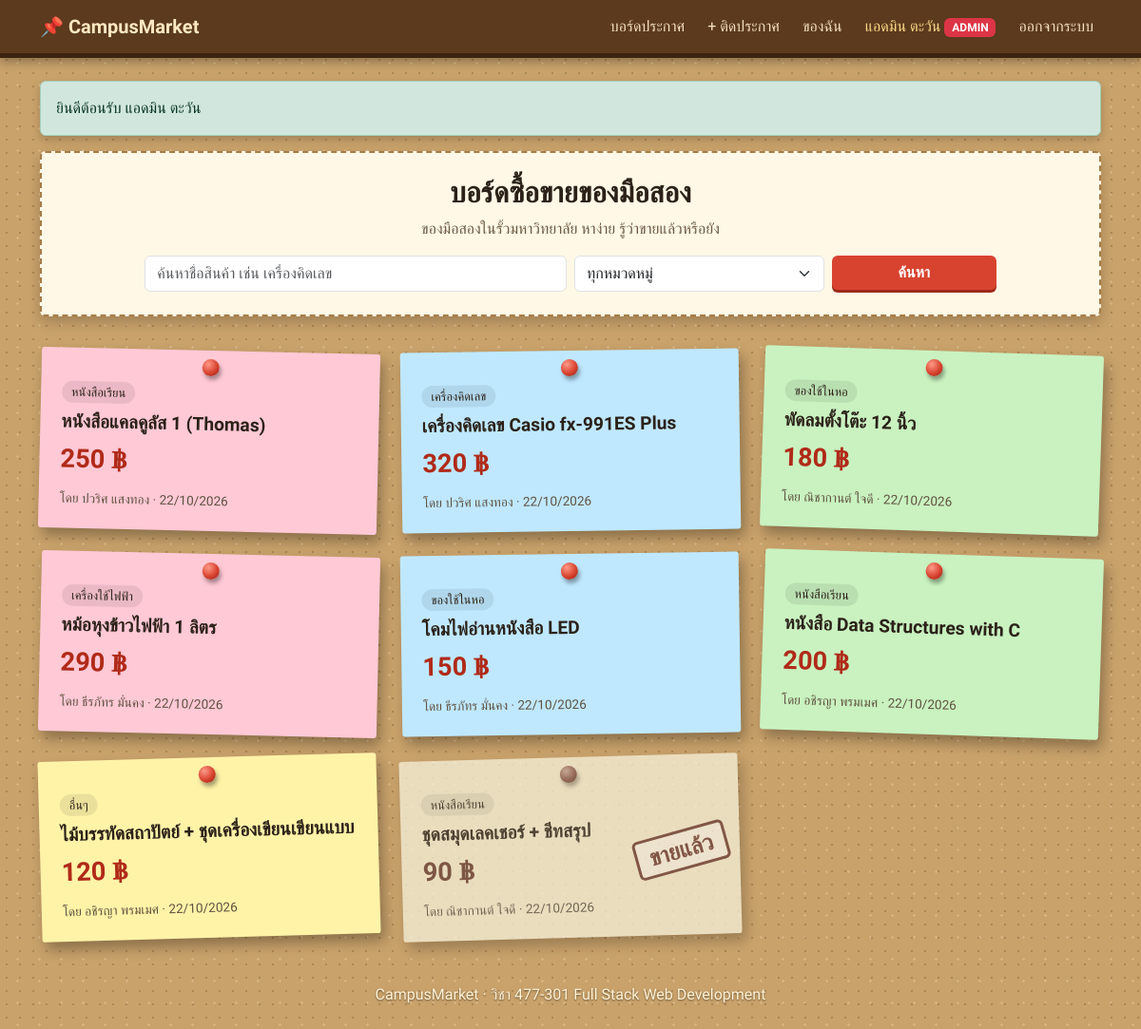
The app's page /index.php (signed in) with its own data.
### tables this page shows
CREATE TABLE listings (
  id           INT AUTO_INCREMENT PRIMARY KEY,
  user_id      INT NOT NULL,                               
  title        VARCHAR(150) NOT NULL,                      
  description  TEXT NOT NULL,                              
  price        DECIMAL(10,2) NOT NULL,                     
  category     VARCHAR(50) NOT NULL,                       
  status       ENUM('selling','sold') NOT NULL DEFAULT 'selling',   
  created_at   TIMESTAMP DEFAULT CURRENT_TIMESTAMP,
  FOREIGN KEY (user_id) REFERENCES users(id) ON DELETE CASCADE
);

CREATE TABLE users (
  id          INT AUTO_INCREMENT PRIMARY KEY,
  name        VARCHAR(100) NOT NULL,                       
  student_id  VARCHAR(15)  NOT NULL,                       
  email       VARCHAR(120) NOT NULL UNIQUE,                
  password    VARCHAR(255) NOT NULL,                       
  contact     VARCHAR(100) NOT NULL,                       
  role        ENUM('member','admin') NOT NULL DEFAULT 'member',   
  created_at  TIMESTAMP DEFAULT CURRENT_TIMESTAMP
);

### config.php (called while the page is built, shortened)
<?php
function e($text) {
    return htmlspecialchars($text, ENT_QUOTES, 'UTF-8');
}

### index.php (the view, shortened to what this page needs)
<?php
require 'config.php';
$q    = trim($_GET['q'] ?? '');
$mine = isset($_GET['mine']) && is_login();
$sql    = "SELECT l.*, u.name AS seller
           FROM listings l JOIN users u ON l.user_id = u.id
           WHERE 1=1";
$params = [];
$sql .= " ORDER BY l.status ASC, l.created_at DESC";
$stmt = $pdo->prepare($sql);
$stmt->execute($params);
$listings = $stmt->fetchAll(PDO::FETCH_ASSOC);
include 'header.php';
?>
<div class="board-head">
  <h1><?= $mine ? 'ประกาศของฉัน' : 'บอร์ดซื้อขายของมือสอง' ?></h1>
  <p>ของมือสองในรั้วมหาวิทยาลัย หาง่าย รู้ว่าขายแล้วหรือยัง</p>
  <form class="row g-2 justify-content-center" method="get">
    <div class="col-12 col-md-5">
      <input class="form-control" name="q" value="<?= e($q) ?>" placeholder="ค้นหาชื่อสินค้า เช่น เครื่องคิดเลข">
    </div>
    <div class="col-8 col-md-3">
      <select class="form-select" name="cat">
        <option value="">ทุกหมวดหมู่</option>
      </select>
    </div>
    <div class="col-4 col-md-2">
      <button class="btn btn-pin w-100">ค้นหา</button>
    </div>
  </form>
</div>
<div class="row g-4">
  <?php foreach ($listings as $l): ?>
    <div class="col-12 col-sm-6 col-lg-4">
      <a href="listing_view.php?id=<?= $l['id'] ?>" class="note note-<?= $l['id'] % 4 ?> <?= $l['status'] === 'sold' ? 'is-sold' : '' ?>">
        <span class="pin"></span>
        <?php if ($l['status'] === 'sold'): ?>
          <span class="stamp">ขายแล้ว</span>
        <?php endif; ?>
        <span class="note-cat"><?= e($l['category']) ?></span>
        <h3><?= e($l['title']) ?></h3>
        <div class="note-price"><?= number_format($l['price']) ?> ฿</div>
        <div class="note-meta">โดย <?= e($l['seller']) ?> · <?= date('d/m/Y', strtotime($l['created_at'])) ?></div>
      </a>
    </div>
  <?php endforeach; ?>
</div>
<?php include 'footer.php'; ?>

### style.css (style rules this page uses)
:root { --cork: #c9a26b; --cork-dark: #a67c47; --wood: #5b3a1e; --pin: #d8432f; --ink: #2b2118; }
body { font-family: 'Sarabun', sans-serif; color: var(--ink); background-color: var(--cork); background-image: radial-gradient(rgba(90,55,20,.25) 1.2px, transparent 1.6px), radial-gradient(rgba(255,240,210,.25) 1px, transparent 1.4px); background-size: 14px 14px, 23px 23px; background-position: 0 0, 7px 9px; min-height: 100vh; }
h1, h2, h3, h5, .brand { font-family: 'Mali', cursive; }
.btn-pin { background: var(--pin); color: #fff; border: none; font-weight: 600; box-shadow: 0 3px 0 #9e2b1b; }
.board-head { background: #fff8e6; border: 2px dashed var(--cork-dark); border-radius: 6px; padding: 24px 18px; margin-bottom: 36px; text-align: center; box-shadow: 0 6px 14px rgba(0,0,0,.2); }
.board-head h1 { font-size: 1.9rem; font-weight: 700; }
.board-head p { color: #6b5a45; }
.note { display: block; position: relative; padding: 34px 22px 20px; min-height: 190px; color: var(--ink); text-decoration: none; border-radius: 3px; box-shadow: 4px 8px 14px rgba(0,0,0,.3); transition: transform .2s; }
.note-0 { background: #fff3a8; transform: rotate(-1.6deg); }
.note-1 { background: #ffc9d6; transform: rotate(1.3deg); }
.note-2 { background: #bfe8ff; transform: rotate(-0.8deg); }
.note-3 { background: #c9f2c0; transform: rotate(1.9deg); }
.pin { position: absolute; top: 9px; left: 50%; width: 18px; height: 18px; margin-left: -9px; border-radius: 50%; background: radial-gradient(circle at 35% 30%, #ff9a88, var(--pin) 55%, #8f2314); box-shadow: 2px 4px 4px rgba(0,0,0,.35); }
.note h2, .note h3 { font-size: 1.2rem; font-weight: 700; margin: 8px 0; }
.note-cat { display: inline-block; font-size: .8rem; background: rgba(0,0,0,.08); padding: 2px 10px; border-radius: 20px; }
.note-price { font-family: 'Mali', cursive; font-size: 1.7rem; font-weight: 700; color: #b02a18; }
.note-meta { font-size: .85rem; color: #5f5240; margin-top: 10px; }
.note.is-sold { filter: grayscale(.7); opacity: .75; }
.stamp { position: absolute; top: 42%; right: 12px; font-family: 'Mali', cursive; font-weight: 700; font-size: 1.5rem; color: #c0271a; border: 3px solid #c0271a; border-radius: 6px; padding: 0 12px; transform: rotate(-14deg); background: rgba(255,255,255,.55); }

### records on screen
listings: category "หนังสือเรียน", title "หนังสือแคลคูลัส 1 (Thomas)", price "250", user.name "ปวริศ แสงทอง", created_at "22/10/2026"
listings: category "เครื่องคิดเลข", title "เครื่องคิดเลข Casio fx-991ES Plus", price "320", user.name "ปวริศ แสงทอง", created_at "22/10/2026"
listings: category "ของใช้ในหอ", title "พัดลมตั้งโต๊ะ 12 นิ้ว", price "180", user.name "ณิชากานต์ ใจดี", created_at "22/10/2026"
listings: category "เครื่องใช้ไฟฟ้า", title "หม้อหุงข้าวไฟฟ้า 1 ลิตร", price "290", user.name "ธีรภัทร มั่นคง", created_at "22/10/2026"
listings: category "ของใช้ในหอ", title "โคมไฟอ่านหนังสือ LED", price "150", user.name "ธีรภัทร มั่นคง", created_at "22/10/2026"
listings: category "หนังสือเรียน", title "หนังสือ Data Structures with C", price "200", user.name "อชิรญา พรมเมศ", created_at "22/10/2026"
listings: category "อื่นๆ", title "ไม้บรรทัดสถาปัตย์ + ชุดเครื่องเขียนเขียนแบบ", price "120", user.name "อชิรญา พรมเมศ", created_at "22/10/2026"
listings: status "ขายแล้ว", category "หนังสือเรียน", title "ชุดสมุดเลคเชอร์ + ชีทสรุป", price "90", user.name "ณิชากานต์ ใจดี", created_at "22/10/2026"

### other values on screen
$_SESSION['user']['name'] "แอดมิน ตะวัน"
$f['msg'] "ยินดีต้อนรับ แอดมิน ตะวัน"
